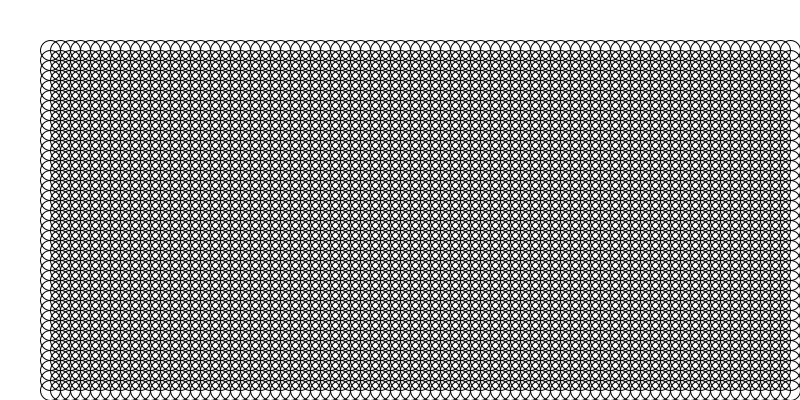
Frame 1 (no input)
Frame 60 (the mouse pressed at the canvas centre just before this capture): identical to frame 1, image omitted
Frame 120 (the mouse held since frame 60 and released just before this capture): identical to frame 1, image omitted

The Processing sketch that drew this single still picture (run headless with seeded random() and noise(); from frame 60 on, the mouse is pressed at the canvas centre):

// Processing sketch: sketch_04
// ── sketch_04.pde
void setup() {
  size(800, 400);
  noFill();
}

void draw() {
  background(255);
  for (int x = 50; x < width; x += 10) {
    for (int y = 50; y < height; y += 10) {
      //line(x, y, width/2, height/2);
      ellipse(x, y, 20,20);
    }
  }
}
